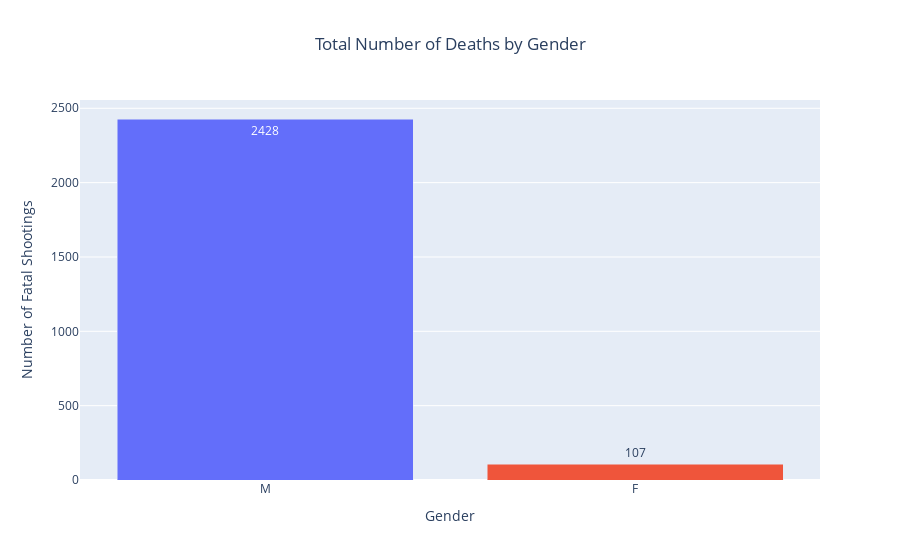

Write notebook code for a chart like this one.
### Code cell
fig = px.bar(
    gender_counts,
    x='gender',
    y='count',
    title='Total Number of Fatal Police Shootings by Gender',
    labels={'count': 'Number of Fatal', 'gender': 'Gender'},
    color='gender',
    text='count'
)

fig.update_layout(
    xaxis_title='Gender',
    yaxis_title='Number of Fatal Shootings',
    title={'text': 'Total Number of Deaths by Gender', 'x':0.5},
    barmode='stack',
    showlegend=False
)

fig.show()

### Figure 1 — Plotly figure (JSON) as saved in the notebook; plotly's stock layout.template omitted (floating-point values rounded to 4 significant figures)
{"data": [{"alignmentgroup": "True", "hovertemplate": "Gender=%{x}<br>Number of Fatal=%{text}<extra></extra>", "legendgroup": "M", "marker": {"color": "#636efa", "pattern": {"shape": ""}}, "name": "M", "offsetgroup": "M", "orientation": "v", "showlegend": true, "text": [2428], "textposition": "auto", "type": "bar", "x": ["M"], "xaxis": "x", "y": [2428], "yaxis": "y"}, {"alignmentgroup": "True", "hovertemplate": "Gender=%{x}<br>Number of Fatal=%{text}<extra></extra>", "legendgroup": "F", "marker": {"color": "#EF553B", "pattern": {"shape": ""}}, "name": "F", "offsetgroup": "F", "orientation": "v", "showlegend": true, "text": [107], "textposition": "auto", "type": "bar", "x": ["F"], "xaxis": "x", "y": [107], "yaxis": "y"}], "layout": {"barmode": "stack", "legend": {"title": {"text": "Gender"}, "tracegroupgap": 0}, "showlegend": false, "title": {"text": "Total Number of Deaths by Gender", "x": 0.5}, "xaxis": {"anchor": "y", "categoryarray": ["M", "F"], "categoryorder": "array", "domain": [0, 1], "title": {"text": "Gender"}}, "yaxis": {"anchor": "x", "domain": [0, 1], "title": {"text": "Number of Fatal Shootings"}}}}
